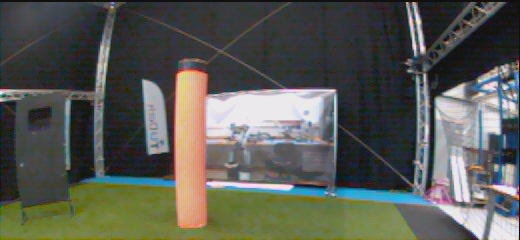
#> input picture Python Tryouts/test.jpg, 520 x 240 px; its folder holds only this picture in this run
$ python -i sky_ground_planes.py   (imports and definitions only)
#> lines starting #> are read from the running program, lines starting #| are printed output that depends on the picture; after the words box and inside, x2 and y2 are one past the last pixel; in counts of white or black regions, pixels touching at a corner belong together
#> further down, picture is the input picture: shape (240, 520, 3); mean B, G, R 84.3, 91.3, 89.4
import cv2
import numpy as np
import os

# Specify your folder path
folder_path = "./datasets/Organised/20260306-handFlying-2"  # Change this to your image folder

# Get all image files sorted
# [2 lines that did not run here, left out]

# [6 lines not run here, left out]
# [1 line that did not run here, left out]

# Rotate each frame by 90 degrees counterclockwise before display.
rotation_code = cv2.ROTATE_90_COUNTERCLOCKWISE

show_edge_visualization = True


def estimate_floor_wall_from_edges(frame_bgr):
    height, width = frame_bgr.shape[:2]
#> height = 240; width = 520
    gray = cv2.cvtColor(frame_bgr, cv2.COLOR_BGR2GRAY)
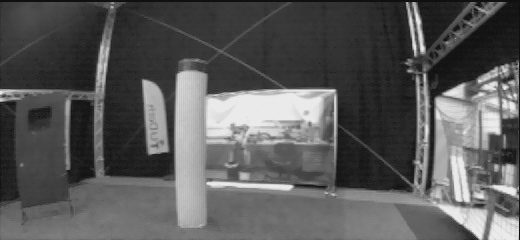
#> gray: shape (240, 520); min 7, max 239, mean 89.9
    blurred = cv2.GaussianBlur(gray, (5, 5), 0)
    edges = cv2.Canny(blurred, 60, 150)
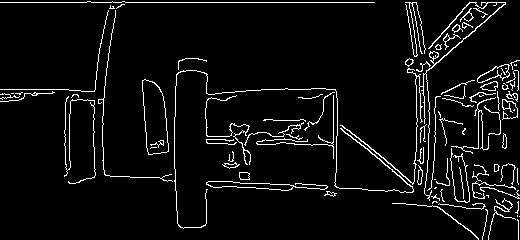
#> edges: shape (240, 520); 5.5% white in thin lines or dots

    lines = cv2.HoughLinesP(
        edges,
        rho=1,
        theta=np.pi / 180,
        threshold=70,
        minLineLength=max(30, width // 8),
        maxLineGap=20,
    )
#> lines = 21 rows, first 6: [0, 2, 374, 2], [261, 89, 335, 89], [326, 187, 488, 195], [208, 181, 277, 184], [206, 142, 336, 145], [302, 97, 478, 239]

    floor_candidates = []
    vertical_candidates = []
    if lines is not None:
        for line in lines[:, 0]:
            x1, y1, x2, y2 = line
            dx = x2 - x1
            dy = y2 - y1
            length = float(np.hypot(dx, dy))
            if length < max(20, width * 0.03):
                continue

            angle_deg = abs(np.degrees(np.arctan2(dy, dx)))
            y_mid = 0.5 * (y1 + y2)

            # Horizontal lines in the lower half are likely floor boundaries.
            if angle_deg < 20 and y_mid > height * 0.45:
                floor_candidates.append((y_mid, length))

            # Near-vertical lines are likely wall boundaries.
            if angle_deg > 70:
                x_mid = 0.5 * (x1 + x2)
                vertical_candidates.append((x_mid, length))
#> this loop made 21 passes
#> (x1, y1, x2, y2, dx, dy, length, angle_deg) on passes 11, 15, 17, 19: (416, 164, 416, 2, 0, -162, 162, 90), (405, 2, 428, 148, 23, 146, 147.8, 81.05), (174, 138, 176, 210, 2, 72, 72.03, 88.41), (206, 141, 206, 60, 0, -81, 81, 90)
#> (x1, y1, x2, y2, dx, dy, length, angle_deg) on passes 1 to 6: (0, 2, 374, 2, 374, 0, 374, 0), (261, 89, 335, 89, 74, 0, 74, 0), (326, 187, 488, 195, 162, 8, 162.2, 2.83), (208, 181, 277, 184, 69, 3, 69.07, 2.49), (206, 142, 336, 145, 130, 3, 130, 1.32), (302, 97, 478, 239, 176, 142, 226.1, 38.9)
#> after the loop, floor_candidates = [(191, 162.2), (182.5, 69.07), (143.5, 130), (207, 85.38), (187.5, 80.16), (170.5, 104.7), (178, 102)]; vertical_candidates = [(416, 162), (416.5, 147.8), (175, 72.03), (206, 81)]

    if floor_candidates:
        y_floor = int(
            np.average(
                [candidate[0] for candidate in floor_candidates],
                weights=[candidate[1] for candidate in floor_candidates],
            )
        )
#> y_floor = 178
    else:
        y_floor = int(height * 0.62)

    y_floor = int(np.clip(y_floor, int(height * 0.45), int(height * 0.9)))

    # Build simple masks: floor below boundary, walls above it.
    floor_mask = np.zeros((height, width), dtype=np.uint8)
    wall_mask = np.zeros((height, width), dtype=np.uint8)
    floor_mask[y_floor:, :] = 255
    wall_mask[:y_floor, :] = 255

    # If strong vertical boundaries exist, keep walls mostly near image sides.
    if len(vertical_candidates) >= 2:
        x_values = [candidate[0] for candidate in vertical_candidates]
#> x_values = [416, 416.5, 175, 206]
        left_bound = int(np.percentile(x_values, 25))
#> left_bound = 198
        right_bound = int(np.percentile(x_values, 75))
#> right_bound = 416
        center_mask = np.zeros_like(wall_mask)
        center_mask[:, max(0, left_bound):min(width, right_bound)] = 255
        wall_mask = cv2.bitwise_and(wall_mask, cv2.bitwise_not(center_mask))

    overlay = frame_bgr.copy()
    overlay[floor_mask > 0] = (0, 180, 0)
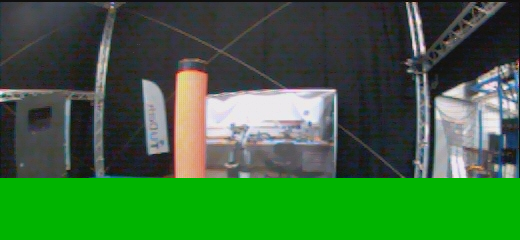
#> overlay: shape (240, 520, 3); mean B, G, R 60.8, 106.1, 59.8
    overlay[wall_mask > 0] = (255, 120, 0)
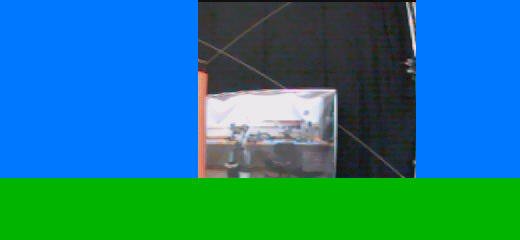
#> overlay: shape (240, 520, 3); mean B, G, R 136.5, 123.9, 25.9
    blended = cv2.addWeighted(frame_bgr, 0.55, overlay, 0.45, 0)

    # Keep edge map as a debug view.
    edges_bgr = cv2.cvtColor(edges, cv2.COLOR_GRAY2BGR)
#> edges_bgr: shape (240, 520, 3); 5.5% white in thin lines or dots
    cv2.line(blended, (0, y_floor), (width - 1, y_floor), (0, 255, 255), 2)
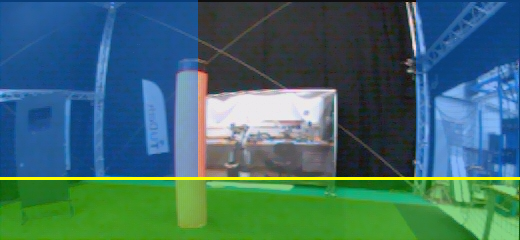
#> blended: shape (240, 520, 3); mean B, G, R 106.8, 107.6, 63.4

    floor_ratio = float(np.count_nonzero(floor_mask)) / float(height * width)
#> floor_ratio = 0.258
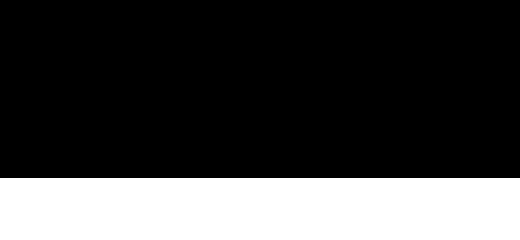
#> floor_mask: shape (240, 520); 25.8% white; 1 white region, box (x1, y1, x2, y2) and area: (0, 178, 520, 240) 32240
    wall_ratio = float(np.count_nonzero(wall_mask)) / float(height * width)
#> wall_ratio = 0.431
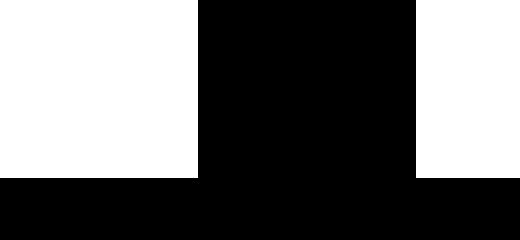
#> wall_mask: shape (240, 520); 43.1% white; 2 white regions, box (x1, y1, x2, y2) and area: (0, 0, 198, 178) 35244, (416, 0, 520, 178) 18512
    return blended, edges_bgr, y_floor, floor_ratio, wall_ratio

# Play images
# [56 lines not run here, left out]

>>> import cv2
>>> picture = cv2.imread('../Python Tryouts/test.jpg')
>>> result = estimate_floor_wall_from_edges(picture)
#> result = 5 items
